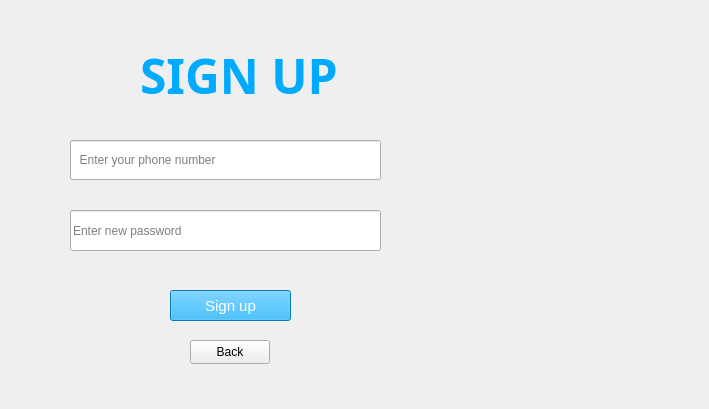
    <widget class="QWidget" name="signin">
     <widget class="QLabel" name="img_2">
      <property name="geometry">
       <rect>
        <x>0</x>
        <y>0</y>
        <width>700</width>
        <height>400</height>
       </rect>
      </property>
      <property name="text">
       <string/>
      </property>
      <property name="pixmap">
       <pixmap>../Resourses/img.jpg</pixmap>
      </property>
      <property name="scaledContents">
       <bool>true</bool>
      </property>
     </widget>
     <widget class="QLabel" name="text_9">
      <property name="geometry">
       <rect>
        <x>140</x>
        <y>30</y>
        <width>201</width>
        <height>91</height>
       </rect>
      </property>
      <property name="font">
       <font>
        <family>Bahnschrift SemiBold</family>
        <pointsize>36</pointsize>
        <bold>true</bold>
       </font>
      </property>
      <property name="focusPolicy">
       <enum>Qt::NoFocus</enum>
      </property>
      <property name="acceptDrops">
       <bool>false</bool>
      </property>
      <property name="autoFillBackground">
       <bool>false</bool>
      </property>
      <property name="styleSheet">
       <string notr="true">color: rgb(41, 48, 48);
color: rgb(0, 170, 255);</string>
      </property>
      <property name="text">
       <string>SIGN UP</string>
      </property>
      <property name="textFormat">
       <enum>Qt::AutoText</enum>
      </property>
      <property name="scaledContents">
       <bool>false</bool>
      </property>
     </widget>
     <widget class="QLineEdit" name="Phone_4">
      <property name="geometry">
       <rect>
        <x>70</x>
        <y>140</y>
        <width>311</width>
        <height>40</height>
       </rect>
      </property>
      <property name="placeholderText">
       <string>  Enter your phone number</string>
      </property>
     </widget>
     <widget class="QPushButton" name="Sign_4">
      <property name="geometry">
       <rect>
        <x>170</x>
        <y>290</y>
        <width>121</width>
        <height>31</height>
       </rect>
      </property>
      <property name="font">
       <font>
        <pointsize>11</pointsize>
       </font>
      </property>
      <property name="styleSheet">
       <string notr="true">background-color: rgb(0, 170, 255);
color: rgb(255, 255, 255);</string>
      </property>
      <property name="text">
       <string>Sign up</string>
      </property>
     </widget>
     <widget class="QLineEdit" name="Pass_6">
      <property name="geometry">
       <rect>
        <x>70</x>
        <y>210</y>
        <width>311</width>
        <height>41</height>
       </rect>
      </property>
      <property name="echoMode">
       <enum>QLineEdit::Password</enum>
      </property>
      <property name="placeholderText">
       <string>Enter new password</string>
      </property>
     </widget>
     <widget class="QPushButton" name="back_21">
      <property name="geometry">
       <rect>
        <x>190</x>
        <y>340</y>
        <width>80</width>
        <height>24</height>
       </rect>
      </property>
      <property name="text">
       <string>Back</string>
      </property>
     </widget>
    </widget>
